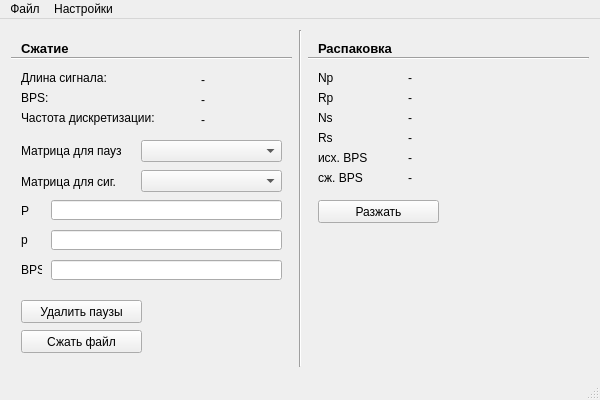
<?xml version="1.0" encoding="UTF-8"?>
<ui version="4.0">
 <class>MainWindow</class>
 <widget class="QMainWindow" name="MainWindow">
  <property name="geometry">
   <rect>
    <x>0</x>
    <y>0</y>
    <width>600</width>
    <height>400</height>
   </rect>
  </property>
  <property name="minimumSize">
   <size>
    <width>600</width>
    <height>400</height>
   </size>
  </property>
  <property name="maximumSize">
   <size>
    <width>600</width>
    <height>400</height>
   </size>
  </property>
  <property name="windowTitle">
   <string>Сжатие речевых данных</string>
  </property>
  <widget class="QWidget" name="centralWidget">
   <layout class="QHBoxLayout" name="horizontalLayout">
    <item>
     <widget class="QWidget" name="decompressPanel" native="true">
      <widget class="QLabel" name="label">
       <property name="geometry">
        <rect>
         <x>10</x>
         <y>10</y>
         <width>71</width>
         <height>16</height>
        </rect>
       </property>
       <property name="font">
        <font>
         <pointsize>10</pointsize>
         <weight>75</weight>
         <bold>true</bold>
        </font>
       </property>
       <property name="text">
        <string>Сжатие</string>
       </property>
      </widget>
      <widget class="QLabel" name="label_3">
       <property name="geometry">
        <rect>
         <x>10</x>
         <y>40</y>
         <width>111</width>
         <height>16</height>
        </rect>
       </property>
       <property name="text">
        <string>Длина сигнала:</string>
       </property>
      </widget>
      <widget class="QLabel" name="label_4">
       <property name="geometry">
        <rect>
         <x>10</x>
         <y>60</y>
         <width>31</width>
         <height>16</height>
        </rect>
       </property>
       <property name="text">
        <string>BPS:</string>
       </property>
      </widget>
      <widget class="QLabel" name="label_5">
       <property name="geometry">
        <rect>
         <x>10</x>
         <y>80</y>
         <width>181</width>
         <height>16</height>
        </rect>
       </property>
       <property name="text">
        <string>Частота дискретизации:</string>
       </property>
      </widget>
      <widget class="Line" name="line">
       <property name="geometry">
        <rect>
         <x>0</x>
         <y>20</y>
         <width>281</width>
         <height>16</height>
        </rect>
       </property>
       <property name="orientation">
        <enum>Qt::Horizontal</enum>
       </property>
      </widget>
      <widget class="QLabel" name="inSignalLengthLabel">
       <property name="geometry">
        <rect>
         <x>190</x>
         <y>40</y>
         <width>81</width>
         <height>20</height>
        </rect>
       </property>
       <property name="text">
        <string>-</string>
       </property>
      </widget>
      <widget class="QLabel" name="inSignalBpsLabel">
       <property name="geometry">
        <rect>
         <x>190</x>
         <y>60</y>
         <width>81</width>
         <height>20</height>
        </rect>
       </property>
       <property name="text">
        <string>-</string>
       </property>
      </widget>
      <widget class="QLabel" name="inSignalRateLabel">
       <property name="geometry">
        <rect>
         <x>190</x>
         <y>80</y>
         <width>81</width>
         <height>20</height>
        </rect>
       </property>
       <property name="text">
        <string>-</string>
       </property>
      </widget>
      <widget class="QPushButton" name="deletePauseBtn">
       <property name="geometry">
        <rect>
         <x>10</x>
         <y>270</y>
         <width>121</width>
         <height>23</height>
        </rect>
       </property>
       <property name="text">
        <string>Удалить паузы</string>
       </property>
      </widget>
      <widget class="QPushButton" name="compressBtn">
       <property name="geometry">
        <rect>
         <x>10</x>
         <y>300</y>
         <width>121</width>
         <height>23</height>
        </rect>
       </property>
       <property name="text">
        <string>Сжать файл</string>
       </property>
      </widget>
      <widget class="QComboBox" name="pauseMatrixCombo">
       <property name="geometry">
        <rect>
         <x>130</x>
         <y>110</y>
         <width>141</width>
         <height>22</height>
        </rect>
       </property>
      </widget>
      <widget class="QComboBox" name="signalMatrixCombo">
       <property name="geometry">
        <rect>
         <x>130</x>
         <y>140</y>
         <width>141</width>
         <height>22</height>
        </rect>
       </property>
      </widget>
      <widget class="QLineEdit" name="PEdit">
       <property name="geometry">
        <rect>
         <x>40</x>
         <y>170</y>
         <width>231</width>
         <height>20</height>
        </rect>
       </property>
      </widget>
      <widget class="QLineEdit" name="pEdit">
       <property name="geometry">
        <rect>
         <x>40</x>
         <y>200</y>
         <width>231</width>
         <height>20</height>
        </rect>
       </property>
      </widget>
      <widget class="QLabel" name="label_6">
       <property name="geometry">
        <rect>
         <x>10</x>
         <y>113</y>
         <width>121</width>
         <height>16</height>
        </rect>
       </property>
       <property name="font">
        <font>
         <pointsize>9</pointsize>
        </font>
       </property>
       <property name="text">
        <string>Матрица для пауз</string>
       </property>
      </widget>
      <widget class="QLabel" name="label_7">
       <property name="geometry">
        <rect>
         <x>10</x>
         <y>144</y>
         <width>111</width>
         <height>16</height>
        </rect>
       </property>
       <property name="font">
        <font>
         <pointsize>9</pointsize>
        </font>
       </property>
       <property name="text">
        <string>Матрица для сиг.</string>
       </property>
      </widget>
      <widget class="QLabel" name="label_8">
       <property name="geometry">
        <rect>
         <x>10</x>
         <y>173</y>
         <width>21</width>
         <height>16</height>
        </rect>
       </property>
       <property name="text">
        <string>P</string>
       </property>
      </widget>
      <widget class="QLabel" name="label_9">
       <property name="geometry">
        <rect>
         <x>10</x>
         <y>202</y>
         <width>21</width>
         <height>16</height>
        </rect>
       </property>
       <property name="text">
        <string>p</string>
       </property>
      </widget>
      <widget class="QLabel" name="label_10">
       <property name="geometry">
        <rect>
         <x>10</x>
         <y>232</y>
         <width>21</width>
         <height>16</height>
        </rect>
       </property>
       <property name="text">
        <string>BPS</string>
       </property>
      </widget>
      <widget class="QLineEdit" name="bpsEdit">
       <property name="geometry">
        <rect>
         <x>40</x>
         <y>230</y>
         <width>231</width>
         <height>20</height>
        </rect>
       </property>
      </widget>
     </widget>
    </item>
    <item>
     <widget class="Line" name="line_3">
      <property name="orientation">
       <enum>Qt::Vertical</enum>
      </property>
     </widget>
    </item>
    <item>
     <widget class="QWidget" name="compresPanel" native="true">
      <widget class="QLabel" name="label_2">
       <property name="geometry">
        <rect>
         <x>10</x>
         <y>10</y>
         <width>101</width>
         <height>16</height>
        </rect>
       </property>
       <property name="font">
        <font>
         <pointsize>10</pointsize>
         <weight>75</weight>
         <bold>true</bold>
        </font>
       </property>
       <property name="text">
        <string>Распаковка</string>
       </property>
      </widget>
      <widget class="Line" name="line_2">
       <property name="geometry">
        <rect>
         <x>0</x>
         <y>20</y>
         <width>281</width>
         <height>16</height>
        </rect>
       </property>
       <property name="orientation">
        <enum>Qt::Horizontal</enum>
       </property>
      </widget>
      <widget class="QLabel" name="label_11">
       <property name="geometry">
        <rect>
         <x>10</x>
         <y>40</y>
         <width>21</width>
         <height>16</height>
        </rect>
       </property>
       <property name="text">
        <string>Np</string>
       </property>
      </widget>
      <widget class="QLabel" name="label_12">
       <property name="geometry">
        <rect>
         <x>10</x>
         <y>60</y>
         <width>21</width>
         <height>16</height>
        </rect>
       </property>
       <property name="text">
        <string>Rp</string>
       </property>
      </widget>
      <widget class="QLabel" name="label_13">
       <property name="geometry">
        <rect>
         <x>10</x>
         <y>80</y>
         <width>21</width>
         <height>16</height>
        </rect>
       </property>
       <property name="text">
        <string>Ns</string>
       </property>
      </widget>
      <widget class="QLabel" name="label_14">
       <property name="geometry">
        <rect>
         <x>10</x>
         <y>100</y>
         <width>21</width>
         <height>16</height>
        </rect>
       </property>
       <property name="text">
        <string>Rs</string>
       </property>
      </widget>
      <widget class="QLabel" name="label_15">
       <property name="geometry">
        <rect>
         <x>10</x>
         <y>120</y>
         <width>61</width>
         <height>16</height>
        </rect>
       </property>
       <property name="text">
        <string>исх. BPS</string>
       </property>
      </widget>
      <widget class="QLabel" name="label_16">
       <property name="geometry">
        <rect>
         <x>10</x>
         <y>140</y>
         <width>61</width>
         <height>16</height>
        </rect>
       </property>
       <property name="text">
        <string>сж. BPS</string>
       </property>
      </widget>
      <widget class="QPushButton" name="decompressBtn">
       <property name="geometry">
        <rect>
         <x>10</x>
         <y>170</y>
         <width>121</width>
         <height>23</height>
        </rect>
       </property>
       <property name="text">
        <string>Разжать</string>
       </property>
      </widget>
      <widget class="QLabel" name="NpLabel">
       <property name="geometry">
        <rect>
         <x>100</x>
         <y>40</y>
         <width>171</width>
         <height>16</height>
        </rect>
       </property>
       <property name="text">
        <string>-</string>
       </property>
      </widget>
      <widget class="QLabel" name="RpLabel">
       <property name="geometry">
        <rect>
         <x>100</x>
         <y>60</y>
         <width>171</width>
         <height>16</height>
        </rect>
       </property>
       <property name="text">
        <string>-</string>
       </property>
      </widget>
      <widget class="QLabel" name="NsLabel">
       <property name="geometry">
        <rect>
         <x>100</x>
         <y>80</y>
         <width>171</width>
         <height>16</height>
        </rect>
       </property>
       <property name="text">
        <string>-</string>
       </property>
      </widget>
      <widget class="QLabel" name="RsLabel">
       <property name="geometry">
        <rect>
         <x>100</x>
         <y>100</y>
         <width>171</width>
         <height>16</height>
        </rect>
       </property>
       <property name="text">
        <string>-</string>
       </property>
      </widget>
      <widget class="QLabel" name="signalBpsLabel">
       <property name="geometry">
        <rect>
         <x>100</x>
         <y>120</y>
         <width>171</width>
         <height>16</height>
        </rect>
       </property>
       <property name="text">
        <string>-</string>
       </property>
      </widget>
      <widget class="QLabel" name="compressedBpsLabel">
       <property name="geometry">
        <rect>
         <x>100</x>
         <y>140</y>
         <width>171</width>
         <height>16</height>
        </rect>
       </property>
       <property name="text">
        <string>-</string>
       </property>
      </widget>
     </widget>
    </item>
   </layout>
  </widget>
  <widget class="QMenuBar" name="menuBar">
   <property name="geometry">
    <rect>
     <x>0</x>
     <y>0</y>
     <width>600</width>
     <height>25</height>
    </rect>
   </property>
   <widget class="QMenu" name="menu">
    <property name="title">
     <string>Файл</string>
    </property>
    <addaction name="loadWav"/>
    <addaction name="loadCwf"/>
    <addaction name="exit"/>
   </widget>
   <widget class="QMenu" name="menu_2">
    <property name="title">
     <string>Настройки</string>
    </property>
    <addaction name="loadMatrixPath"/>
   </widget>
   <addaction name="menu"/>
   <addaction name="menu_2"/>
  </widget>
  <widget class="QStatusBar" name="statusBar"/>
  <action name="loadWav">
   <property name="checkable">
    <bool>false</bool>
   </property>
   <property name="text">
    <string>Загрузить речь</string>
   </property>
   <property name="menuRole">
    <enum>QAction::TextHeuristicRole</enum>
   </property>
  </action>
  <action name="loadCwf">
   <property name="checkable">
    <bool>false</bool>
   </property>
   <property name="text">
    <string>Загрузить сжатый файл</string>
   </property>
  </action>
  <action name="exit">
   <property name="checkable">
    <bool>false</bool>
   </property>
   <property name="text">
    <string>Выход</string>
   </property>
   <property name="menuRole">
    <enum>QAction::QuitRole</enum>
   </property>
  </action>
  <action name="loadMatrixPath">
   <property name="text">
    <string>Установить директорию матриц</string>
   </property>
  </action>
 </widget>
 <layoutdefault spacing="6" margin="11"/>
 <resources/>
 <connections/>
</ui>
